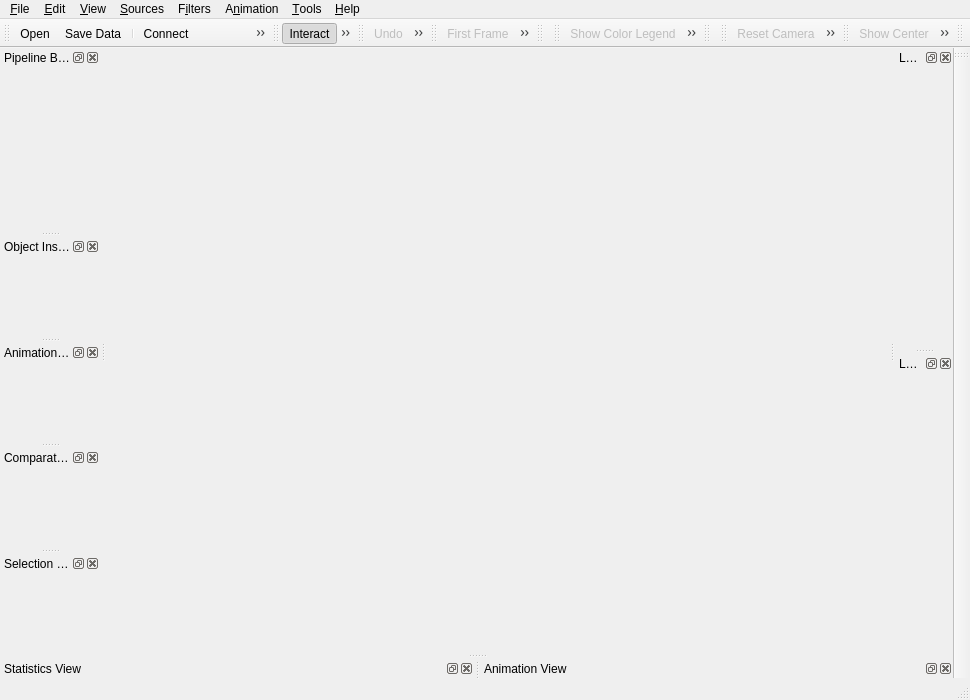
<ui version="4.0" >
 <class>pqClientMainWindow</class>
 <widget class="QMainWindow" name="pqClientMainWindow" >
  <property name="geometry" >
   <rect>
    <x>0</x>
    <y>0</y>
    <width>970</width>
    <height>700</height>
   </rect>
  </property>
  <property name="windowTitle" >
   <string>pqClientMainWindow</string>
  </property>
  <property name="windowIcon" >
   <iconset resource="../pqComponents.qrc" >:/pqWidgets/Icons/pqAppIcon64.png</iconset>
  </property>
  <property name="toolButtonStyle" >
   <enum>Qt::ToolButtonIconOnly</enum>
  </property>
  <widget class="QWidget" name="centralwidget" />
  <widget class="QMenuBar" name="menubar" >
   <property name="geometry" >
    <rect>
     <x>0</x>
     <y>0</y>
     <width>970</width>
     <height>19</height>
    </rect>
   </property>
   <widget class="QMenu" name="menuHelp" >
    <property name="title" >
     <string>&amp;Help</string>
    </property>
    <addaction name="actionHelpAbout" />
    <addaction name="actionHelpHelp" />
    <addaction name="separator" />
    <addaction name="actionHelpEnableTooltips" />
   </widget>
   <widget class="QMenu" name="menuFile" >
    <property name="title" >
     <string>&amp;File</string>
    </property>
    <widget class="QMenu" name="menuRecentFiles" >
     <property name="title" >
      <string>Recent Files</string>
     </property>
    </widget>
    <addaction name="actionFileOpen" />
    <addaction name="menuRecentFiles" />
    <addaction name="separator" />
    <addaction name="actionFileLoadServerState" />
    <addaction name="actionFileSaveServerState" />
    <addaction name="separator" />
    <addaction name="actionFileSaveData" />
    <addaction name="actionFileSaveScreenshot" />
    <addaction name="actionExport" />
    <addaction name="separator" />
    <addaction name="actionFileSaveAnimation" />
    <addaction name="actionFileSaveGeometry" />
    <addaction name="separator" />
    <addaction name="actionServerConnect" />
    <addaction name="actionServerDisconnect" />
    <addaction name="separator" />
    <addaction name="actionFileExit" />
   </widget>
   <widget class="QMenu" name="menuEdit" >
    <property name="title" >
     <string>&amp;Edit</string>
    </property>
    <addaction name="actionEditUndo" />
    <addaction name="actionEditRedo" />
    <addaction name="separator" />
    <addaction name="actionEditCameraUndo" />
    <addaction name="actionEditCameraRedo" />
    <addaction name="separator" />
    <addaction name="actionChangeInput" />
    <addaction name="actionDelete" />
    <addaction name="actionDelete_All" />
    <addaction name="separator" />
    <addaction name="actionMoveMode" />
    <addaction name="actionSelectionMode" />
    <addaction name="actionSelectSurfacePoints" />
    <addaction name="actionSelect_Frustum" />
    <addaction name="actionSelectFrustumPoints" />
    <addaction name="actionSelect_Block" />
    <addaction name="separator" />
    <addaction name="actionEditSettings" />
    <addaction name="actionEditViewSettings" />
   </widget>
   <widget class="QMenu" name="menuView" >
    <property name="title" >
     <string>&amp;View</string>
    </property>
    <widget class="QMenu" name="menuToolbars" >
     <property name="title" >
      <string>Toolbars</string>
     </property>
    </widget>
    <widget class="QMenu" name="menuCamera" >
     <property name="title" >
      <string>Camera</string>
     </property>
     <addaction name="actionResetCamera" />
     <addaction name="actionPositiveX" />
     <addaction name="actionNegativeX" />
     <addaction name="actionPositiveY" />
     <addaction name="actionNegativeY" />
     <addaction name="actionPositiveZ" />
     <addaction name="actionNegativeZ" />
    </widget>
    <addaction name="menuCamera" />
    <addaction name="separator" />
    <addaction name="actionShowCenterAxes" />
    <addaction name="actionResetCenter" />
    <addaction name="actionPickCenter" />
    <addaction name="actionScalarBarVisibility" />
    <addaction name="separator" />
    <addaction name="menuToolbars" />
    <addaction name="separator" />
   </widget>
   <widget class="QMenu" name="menuSources" >
    <property name="title" >
     <string>&amp;Sources</string>
    </property>
   </widget>
   <widget class="QMenu" name="menuFilters" >
    <property name="title" >
     <string>F&amp;ilters</string>
    </property>
   </widget>
   <widget class="QMenu" name="menuAnimation" >
    <property name="title" >
     <string>A&amp;nimation</string>
    </property>
    <addaction name="actionVCRFirstFrame" />
    <addaction name="actionVCRPreviousFrame" />
    <addaction name="actionVCRPlay" />
    <addaction name="actionVCRNextFrame" />
    <addaction name="actionVCRLastFrame" />
    <addaction name="actionVCRLoop" />
   </widget>
   <widget class="QMenu" name="menuTools" >
    <property name="title" >
     <string>&amp;Tools</string>
    </property>
    <addaction name="actionToolsCreateCustomFilter" />
    <addaction name="actionToolsManageCustomFilters" />
    <addaction name="actionToolsCreateLookmark" />
    <addaction name="actionToolsManageLinks" />
    <addaction name="actionToolsAddCameraLink" />
    <addaction name="actionManage_Plugins" />
    <addaction name="separator" />
    <addaction name="actionToolsDumpWidgetNames" />
    <addaction name="actionToolsRecordTest" />
    <addaction name="actionToolsRecordTestScreenshot" />
    <addaction name="actionToolsPlayTest" />
    <addaction name="actionTesting_Window_Size" />
    <addaction name="separator" />
    <addaction name="actionToolsTimerLog" />
    <addaction name="actionToolsOutputWindow" />
    <addaction name="separator" />
    <addaction name="actionToolsPythonShell" />
   </widget>
   <addaction name="menuFile" />
   <addaction name="menuEdit" />
   <addaction name="menuView" />
   <addaction name="menuSources" />
   <addaction name="menuFilters" />
   <addaction name="menuAnimation" />
   <addaction name="menuTools" />
   <addaction name="menuHelp" />
  </widget>
  <widget class="QStatusBar" name="statusbar" />
  <widget class="QDockWidget" name="pipelineBrowserDock" >
   <property name="allowedAreas" >
    <set>Qt::LeftDockWidgetArea|Qt::NoDockWidgetArea|Qt::RightDockWidgetArea</set>
   </property>
   <property name="windowTitle" >
    <string>Pipeline Browser</string>
   </property>
   <attribute name="dockWidgetArea" >
    <number>1</number>
   </attribute>
   <widget class="QWidget" name="dockWidgetContents_2" >
    <property name="minimumSize" >
     <size>
      <width>100</width>
      <height>16</height>
     </size>
    </property>
   </widget>
  </widget>
  <widget class="QDockWidget" name="objectInspectorDock" >
   <property name="allowedAreas" >
    <set>Qt::LeftDockWidgetArea|Qt::NoDockWidgetArea|Qt::RightDockWidgetArea</set>
   </property>
   <property name="windowTitle" >
    <string>Object Inspector</string>
   </property>
   <attribute name="dockWidgetArea" >
    <number>1</number>
   </attribute>
   <widget class="QWidget" name="dockWidgetContents_3" />
  </widget>
  <widget class="QDockWidget" name="statisticsViewDock" >
   <property name="allowedAreas" >
    <set>Qt::BottomDockWidgetArea|Qt::LeftDockWidgetArea|Qt::NoDockWidgetArea|Qt::RightDockWidgetArea</set>
   </property>
   <property name="windowTitle" >
    <string>Statistics View</string>
   </property>
   <attribute name="dockWidgetArea" >
    <number>8</number>
   </attribute>
   <widget class="QWidget" name="dockWidgetContents_4" />
  </widget>
  <widget class="QToolBar" name="mainToolBar" >
   <property name="windowTitle" >
    <string>Main Controls</string>
   </property>
   <property name="orientation" >
    <enum>Qt::Horizontal</enum>
   </property>
   <attribute name="toolBarArea" >
    <number>4</number>
   </attribute>
   <addaction name="actionFileOpen" />
   <addaction name="actionFileSaveData" />
   <addaction name="separator" />
   <addaction name="actionServerConnect" />
   <addaction name="actionServerDisconnect" />
   <addaction name="separator" />
   <addaction name="actionHelpHelp" />
  </widget>
  <widget class="QToolBar" name="selectionToolbar" >
   <property name="windowTitle" >
    <string>Selection Controls</string>
   </property>
   <property name="toolTip" >
    <string>Select Block</string>
   </property>
   <property name="orientation" >
    <enum>Qt::Horizontal</enum>
   </property>
   <attribute name="toolBarArea" >
    <number>4</number>
   </attribute>
   <addaction name="actionMoveMode" />
   <addaction name="actionSelectionMode" />
   <addaction name="actionSelectSurfacePoints" />
   <addaction name="actionSelect_Frustum" />
   <addaction name="actionSelectFrustumPoints" />
   <addaction name="actionSelect_Block" />
  </widget>
  <widget class="QToolBar" name="undoRedoToolbar" >
   <property name="windowTitle" >
    <string>Undo/Redo Controls</string>
   </property>
   <property name="orientation" >
    <enum>Qt::Horizontal</enum>
   </property>
   <attribute name="toolBarArea" >
    <number>4</number>
   </attribute>
   <addaction name="actionEditUndo" />
   <addaction name="actionEditRedo" />
  </widget>
  <widget class="QToolBar" name="VCRToolbar" >
   <property name="windowTitle" >
    <string>VCR Controls</string>
   </property>
   <property name="orientation" >
    <enum>Qt::Horizontal</enum>
   </property>
   <attribute name="toolBarArea" >
    <number>4</number>
   </attribute>
   <addaction name="actionVCRFirstFrame" />
   <addaction name="actionVCRPreviousFrame" />
   <addaction name="actionVCRPlay" />
   <addaction name="actionVCRNextFrame" />
   <addaction name="actionVCRLastFrame" />
   <addaction name="actionVCRLoop" />
  </widget>
  <widget class="QToolBar" name="currentTimeToolbar" >
   <property name="windowTitle" >
    <string>Current Time Controls</string>
   </property>
   <property name="orientation" >
    <enum>Qt::Horizontal</enum>
   </property>
   <attribute name="toolBarArea" >
    <number>4</number>
   </attribute>
  </widget>
  <widget class="QToolBar" name="variableToolbar" >
   <property name="windowTitle" >
    <string>Active Variable Controls</string>
   </property>
   <property name="orientation" >
    <enum>Qt::Horizontal</enum>
   </property>
   <attribute name="toolBarArea" >
    <number>4</number>
   </attribute>
   <addaction name="actionScalarBarVisibility" />
   <addaction name="actionEditColorMap" />
   <addaction name="actionResetRange" />
  </widget>
  <widget class="QToolBar" name="representationToolbar" >
   <property name="windowTitle" >
    <string>Representation</string>
   </property>
   <property name="orientation" >
    <enum>Qt::Horizontal</enum>
   </property>
   <attribute name="toolBarArea" >
    <number>4</number>
   </attribute>
  </widget>
  <widget class="QToolBar" name="lookmarkToolbar" >
   <property name="contextMenuPolicy" >
    <enum>Qt::CustomContextMenu</enum>
   </property>
   <property name="windowTitle" >
    <string>Lookmarks</string>
   </property>
   <property name="orientation" >
    <enum>Qt::Vertical</enum>
   </property>
   <property name="iconSize" >
    <size>
     <width>48</width>
     <height>48</height>
    </size>
   </property>
   <attribute name="toolBarArea" >
    <number>2</number>
   </attribute>
  </widget>
  <widget class="QToolBar" name="cameraToolbar" >
   <property name="windowTitle" >
    <string>Camera Controls</string>
   </property>
   <property name="orientation" >
    <enum>Qt::Horizontal</enum>
   </property>
   <attribute name="toolBarArea" >
    <number>4</number>
   </attribute>
   <addaction name="actionResetCamera" />
   <addaction name="actionPositiveX" />
   <addaction name="actionNegativeX" />
   <addaction name="actionPositiveY" />
   <addaction name="actionNegativeY" />
   <addaction name="actionPositiveZ" />
   <addaction name="actionNegativeZ" />
  </widget>
  <widget class="QToolBar" name="axesToolbar" >
   <property name="enabled" >
    <bool>true</bool>
   </property>
   <property name="windowTitle" >
    <string>Center Axes Controls</string>
   </property>
   <property name="orientation" >
    <enum>Qt::Horizontal</enum>
   </property>
   <attribute name="toolBarArea" >
    <number>4</number>
   </attribute>
   <addaction name="actionShowCenterAxes" />
   <addaction name="actionResetCenter" />
   <addaction name="actionPickCenter" />
  </widget>
  <widget class="QDockWidget" name="animationPanelDock" >
   <property name="windowTitle" >
    <string>Animation Inspector</string>
   </property>
   <attribute name="dockWidgetArea" >
    <number>1</number>
   </attribute>
   <widget class="QWidget" name="dockWidgetContents" />
  </widget>
  <widget class="QDockWidget" name="lookmarkBrowserDock" >
   <property name="sizePolicy" >
    <sizepolicy>
     <hsizetype>5</hsizetype>
     <vsizetype>5</vsizetype>
     <horstretch>0</horstretch>
     <verstretch>0</verstretch>
    </sizepolicy>
   </property>
   <property name="floating" >
    <bool>false</bool>
   </property>
   <property name="allowedAreas" >
    <set>Qt::RightDockWidgetArea</set>
   </property>
   <property name="windowTitle" >
    <string>Lookmark Browser</string>
   </property>
   <attribute name="dockWidgetArea" >
    <number>2</number>
   </attribute>
   <widget class="QWidget" name="dockWidgetContents_6" />
  </widget>
  <widget class="QDockWidget" name="lookmarkInspectorDock" >
   <property name="allowedAreas" >
    <set>Qt::RightDockWidgetArea</set>
   </property>
   <property name="windowTitle" >
    <string>Lookmark Inspector</string>
   </property>
   <attribute name="dockWidgetArea" >
    <number>2</number>
   </attribute>
   <widget class="QWidget" name="dockWidgetContents_7" />
  </widget>
  <widget class="QToolBar" name="commonFilters" >
   <property name="windowTitle" >
    <string>Common Filters</string>
   </property>
   <property name="orientation" >
    <enum>Qt::Horizontal</enum>
   </property>
   <attribute name="toolBarArea" >
    <number>4</number>
   </attribute>
  </widget>
  <widget class="QDockWidget" name="comparativePanelDock" >
   <property name="windowTitle" >
    <string>Comparative View Inspector</string>
   </property>
   <attribute name="dockWidgetArea" >
    <number>1</number>
   </attribute>
   <widget class="QWidget" name="dockWidgetContents_11" />
  </widget>
  <widget class="QDockWidget" name="animationViewDock" >
   <property name="windowTitle" >
    <string>Animation View</string>
   </property>
   <attribute name="dockWidgetArea" >
    <number>8</number>
   </attribute>
   <widget class="QWidget" name="dockWidgetContents_9" />
  </widget>
  <widget class="QDockWidget" name="selectionInspectorDock" >
   <property name="allowedAreas" >
    <set>Qt::AllDockWidgetAreas</set>
   </property>
   <property name="windowTitle" >
    <string>Selection Inspector</string>
   </property>
   <attribute name="dockWidgetArea" >
    <number>1</number>
   </attribute>
   <widget class="QWidget" name="dockWidgetContents_8" />
  </widget>
  <action name="actionFileOpen" >
   <property name="icon" >
    <iconset resource="../pqComponents.qrc" >:/pqWidgets/Icons/pqOpen24.png</iconset>
   </property>
   <property name="text" >
    <string>&amp;Open</string>
   </property>
   <property name="statusTip" >
    <string>Open</string>
   </property>
   <property name="shortcut" >
    <string>Ctrl+O</string>
   </property>
  </action>
  <action name="actionFileExit" >
   <property name="icon" >
    <iconset/>
   </property>
   <property name="text" >
    <string>E&amp;xit</string>
   </property>
   <property name="statusTip" >
    <string>Exit</string>
   </property>
   <property name="shortcut" >
    <string>Ctrl+Q</string>
   </property>
  </action>
  <action name="actionHelpAbout" >
   <property name="icon" >
    <iconset/>
   </property>
   <property name="text" >
    <string>About</string>
   </property>
   <property name="statusTip" >
    <string>About</string>
   </property>
  </action>
  <action name="actionHelpHelp" >
   <property name="icon" >
    <iconset resource="../pqComponents.qrc" >:/pqWidgets/Icons/pqHelp24.png</iconset>
   </property>
   <property name="text" >
    <string>Help</string>
   </property>
   <property name="shortcut" >
    <string>F1</string>
   </property>
  </action>
  <action name="actionScalarBarVisibility" >
   <property name="checkable" >
    <bool>true</bool>
   </property>
   <property name="enabled" >
    <bool>false</bool>
   </property>
   <property name="icon" >
    <iconset resource="../pqComponents.qrc" >:/pqWidgets/Icons/pqScalarBar24.png</iconset>
   </property>
   <property name="text" >
    <string>Show Color Legend</string>
   </property>
   <property name="toolTip" >
    <string>Toggle Color Legend Visibility</string>
   </property>
   <property name="statusTip" >
    <string>Toggle Color Legend Visibility</string>
   </property>
  </action>
  <action name="actionServerConnect" >
   <property name="icon" >
    <iconset resource="../pqComponents.qrc" >:/pqWidgets/Icons/pqConnect24.png</iconset>
   </property>
   <property name="text" >
    <string>&amp;Connect</string>
   </property>
   <property name="statusTip" >
    <string>Connect</string>
   </property>
  </action>
  <action name="actionServerDisconnect" >
   <property name="icon" >
    <iconset resource="../pqComponents.qrc" >:/pqWidgets/Icons/pqDisconnect24.png</iconset>
   </property>
   <property name="text" >
    <string>&amp;Disconnect</string>
   </property>
   <property name="statusTip" >
    <string>Disconnect</string>
   </property>
  </action>
  <action name="actionFileSaveScreenshot" >
   <property name="icon" >
    <iconset resource="../pqComponents.qrc" >:/pqWidgets/Icons/pqCaptureScreenshot24.png</iconset>
   </property>
   <property name="text" >
    <string>Save Screenshot</string>
   </property>
  </action>
  <action name="actionFileSaveAnimation" >
   <property name="icon" >
    <iconset resource="../pqComponents.qrc" >:/pqWidgets/Icons/pqSaveAnimation24.png</iconset>
   </property>
   <property name="text" >
    <string>Save &amp;Animation</string>
   </property>
  </action>
  <action name="actionVCRPreviousFrame" >
   <property name="enabled" >
    <bool>false</bool>
   </property>
   <property name="icon" >
    <iconset resource="../pqComponents.qrc" >:/pqWidgets/Icons/pqVcrBack24.png</iconset>
   </property>
   <property name="text" >
    <string>Pre&amp;vious Frame</string>
   </property>
  </action>
  <action name="actionVCRFirstFrame" >
   <property name="enabled" >
    <bool>false</bool>
   </property>
   <property name="icon" >
    <iconset resource="../pqComponents.qrc" >:/pqWidgets/Icons/pqVcrFirst24.png</iconset>
   </property>
   <property name="text" >
    <string>&amp;First Frame</string>
   </property>
  </action>
  <action name="actionVCRNextFrame" >
   <property name="enabled" >
    <bool>false</bool>
   </property>
   <property name="icon" >
    <iconset resource="../pqComponents.qrc" >:/pqWidgets/Icons/pqVcrForward24.png</iconset>
   </property>
   <property name="text" >
    <string>&amp;Next Frame</string>
   </property>
  </action>
  <action name="actionVCRLastFrame" >
   <property name="enabled" >
    <bool>false</bool>
   </property>
   <property name="icon" >
    <iconset resource="../pqComponents.qrc" >:/pqWidgets/Icons/pqVcrLast24.png</iconset>
   </property>
   <property name="text" >
    <string>&amp;Last Frame</string>
   </property>
  </action>
  <action name="actionFileSaveData" >
   <property name="icon" >
    <iconset resource="../pqComponents.qrc" >:/pqWidgets/Icons/pqSave24.png</iconset>
   </property>
   <property name="text" >
    <string>Save Data</string>
   </property>
   <property name="shortcut" >
    <string>Ctrl+S</string>
   </property>
  </action>
  <action name="actionFileLoadServerState" >
   <property name="text" >
    <string>&amp;Load State</string>
   </property>
  </action>
  <action name="actionFileSaveServerState" >
   <property name="text" >
    <string>&amp;Save State</string>
   </property>
  </action>
  <action name="actionHelpEnableTooltips" >
   <property name="checkable" >
    <bool>true</bool>
   </property>
   <property name="checked" >
    <bool>true</bool>
   </property>
   <property name="text" >
    <string>Enable Tooltips</string>
   </property>
  </action>
  <action name="actionMoveMode" >
   <property name="checkable" >
    <bool>true</bool>
   </property>
   <property name="checked" >
    <bool>true</bool>
   </property>
   <property name="enabled" >
    <bool>true</bool>
   </property>
   <property name="icon" >
    <iconset resource="../pqComponents.qrc" >:/pqWidgets/Icons/pqRotate24.png</iconset>
   </property>
   <property name="text" >
    <string>Interact</string>
   </property>
   <property name="iconText" >
    <string>Interact</string>
   </property>
   <property name="toolTip" >
    <string>Interact</string>
   </property>
   <property name="statusTip" >
    <string>Interact</string>
   </property>
   <property name="shortcut" >
    <string/>
   </property>
  </action>
  <action name="actionSelectionMode" >
   <property name="checkable" >
    <bool>true</bool>
   </property>
   <property name="enabled" >
    <bool>false</bool>
   </property>
   <property name="icon" >
    <iconset resource="../pqComponents.qrc" >:/pqWidgets/Icons/pqSurfaceSelectionCell24.png</iconset>
   </property>
   <property name="text" >
    <string>Select Cells On</string>
   </property>
   <property name="iconText" >
    <string>Select Cells On</string>
   </property>
   <property name="toolTip" >
    <string>Select Cells On</string>
   </property>
   <property name="statusTip" >
    <string>Select Cells On</string>
   </property>
   <property name="shortcut" >
    <string>S</string>
   </property>
  </action>
  <action name="actionSelect_Frustum" >
   <property name="checkable" >
    <bool>true</bool>
   </property>
   <property name="enabled" >
    <bool>false</bool>
   </property>
   <property name="icon" >
    <iconset resource="../pqComponents.qrc" >:/pqWidgets/Icons/pqFrustumSelectionCell24.png</iconset>
   </property>
   <property name="text" >
    <string>Select Cells Through</string>
   </property>
   <property name="iconText" >
    <string>Select Cells Through</string>
   </property>
   <property name="toolTip" >
    <string>Select Cells Through</string>
   </property>
   <property name="statusTip" >
    <string>Select Cells Through</string>
   </property>
  </action>
  <action name="actionSelectSurfacePoints" >
   <property name="checkable" >
    <bool>true</bool>
   </property>
   <property name="enabled" >
    <bool>false</bool>
   </property>
   <property name="icon" >
    <iconset resource="../pqComponents.qrc" >:/pqWidgets/Icons/pqSurfaceSelectionPoint24.png</iconset>
   </property>
   <property name="text" >
    <string>Select Points On</string>
   </property>
   <property name="iconText" >
    <string>Select Points On</string>
   </property>
   <property name="toolTip" >
    <string>Select Points On</string>
   </property>
   <property name="statusTip" >
    <string>Select Points On</string>
   </property>
  </action>
  <action name="actionSelectFrustumPoints" >
   <property name="checkable" >
    <bool>true</bool>
   </property>
   <property name="enabled" >
    <bool>false</bool>
   </property>
   <property name="icon" >
    <iconset resource="../pqComponents.qrc" >:/pqWidgets/Icons/pqFrustumSelectionPoint24.png</iconset>
   </property>
   <property name="text" >
    <string>Select Points Through</string>
   </property>
   <property name="iconText" >
    <string>Select Points Through</string>
   </property>
   <property name="toolTip" >
    <string>Select Points Through</string>
   </property>
   <property name="statusTip" >
    <string>Select Points Through</string>
   </property>
  </action>
  <action name="actionSelect_Thresholds" >
   <property name="checkable" >
    <bool>true</bool>
   </property>
   <property name="enabled" >
    <bool>false</bool>
   </property>
   <property name="icon" >
    <iconset resource="../pqComponents.qrc" >:/pqWidgets/Icons/pqThreshold24.png</iconset>
   </property>
   <property name="text" >
    <string>Select Thresholds</string>
   </property>
  </action>
  <action name="actionEditUndo" >
   <property name="checkable" >
    <bool>false</bool>
   </property>
   <property name="enabled" >
    <bool>false</bool>
   </property>
   <property name="icon" >
    <iconset resource="../pqComponents.qrc" >:/pqWidgets/Icons/pqUndo24.png</iconset>
   </property>
   <property name="text" >
    <string>&amp;Undo</string>
   </property>
   <property name="shortcut" >
    <string>Ctrl+Z</string>
   </property>
  </action>
  <action name="actionEditRedo" >
   <property name="enabled" >
    <bool>false</bool>
   </property>
   <property name="icon" >
    <iconset resource="../pqComponents.qrc" >:/pqWidgets/Icons/pqRedo24.png</iconset>
   </property>
   <property name="text" >
    <string>&amp;Redo</string>
   </property>
   <property name="shortcut" >
    <string>Ctrl+R</string>
   </property>
  </action>
  <action name="actionEditCameraUndo" >
   <property name="icon" >
    <iconset resource="../pqComponents.qrc" >:/pqWidgets/Icons/pqUndoCamera24.png</iconset>
   </property>
   <property name="text" >
    <string>Camera Undo</string>
   </property>
   <property name="shortcut" >
    <string>Ctrl+B</string>
   </property>
  </action>
  <action name="actionEditCameraRedo" >
   <property name="icon" >
    <iconset resource="../pqComponents.qrc" >:/pqWidgets/Icons/pqRedoCamera24.png</iconset>
   </property>
   <property name="text" >
    <string>Camera Redo</string>
   </property>
   <property name="shortcut" >
    <string>Ctrl+F</string>
   </property>
  </action>
  <action name="actionToolsDumpWidgetNames" >
   <property name="text" >
    <string>&amp;Dump Widget Names</string>
   </property>
  </action>
  <action name="actionToolsRecordTest" >
   <property name="text" >
    <string>&amp;Record Test</string>
   </property>
  </action>
  <action name="actionToolsRecordTestScreenshot" >
   <property name="text" >
    <string>Record &amp;Test Screenshot</string>
   </property>
  </action>
  <action name="actionToolsPythonShell" >
   <property name="text" >
    <string>Python &amp;Shell</string>
   </property>
  </action>
  <action name="actionToolsCreateCustomFilter" >
   <property name="text" >
    <string>&amp;Create Custom Filter...</string>
   </property>
  </action>
  <action name="actionToolsManageCustomFilters" >
   <property name="text" >
    <string>&amp;Manage Custom Filters...</string>
   </property>
  </action>
  <action name="actionVCRPlay" >
   <property name="enabled" >
    <bool>false</bool>
   </property>
   <property name="icon" >
    <iconset resource="../pqComponents.qrc" >:/pqWidgets/Icons/pqVcrPlay24.png</iconset>
   </property>
   <property name="text" >
    <string>&amp;Play</string>
   </property>
  </action>
  <action name="actionToolsPlayTest" >
   <property name="text" >
    <string>Play Test</string>
   </property>
  </action>
  <action name="actionEditSettings" >
   <property name="text" >
    <string>Settings...</string>
   </property>
   <property name="iconText" >
    <string>Settings</string>
   </property>
   <property name="toolTip" >
    <string>Settings</string>
   </property>
  </action>
  <action name="actionResetCamera" >
   <property name="enabled" >
    <bool>false</bool>
   </property>
   <property name="icon" >
    <iconset resource="../pqComponents.qrc" >:/pqWidgets/Icons/pqResetCamera24.png</iconset>
   </property>
   <property name="text" >
    <string>&amp;Reset</string>
   </property>
   <property name="iconText" >
    <string>Reset Camera</string>
   </property>
   <property name="statusTip" >
    <string>Reset Camera</string>
   </property>
  </action>
  <action name="actionPositiveX" >
   <property name="enabled" >
    <bool>false</bool>
   </property>
   <property name="icon" >
    <iconset resource="../pqComponents.qrc" >:/pqWidgets/Icons/pqXPlus24.png</iconset>
   </property>
   <property name="text" >
    <string>+X</string>
   </property>
   <property name="toolTip" >
    <string>Set view direction to +X</string>
   </property>
   <property name="statusTip" >
    <string>Set view direction to +X</string>
   </property>
   <property name="whatsThis" >
    <string>Set view direction to +X</string>
   </property>
  </action>
  <action name="actionNegativeX" >
   <property name="enabled" >
    <bool>false</bool>
   </property>
   <property name="icon" >
    <iconset resource="../pqComponents.qrc" >:/pqWidgets/Icons/pqXMinus24.png</iconset>
   </property>
   <property name="text" >
    <string>-X</string>
   </property>
   <property name="toolTip" >
    <string>Set view direction to -X</string>
   </property>
   <property name="statusTip" >
    <string>Set view direction to -X</string>
   </property>
   <property name="whatsThis" >
    <string>Set view direction to -X</string>
   </property>
  </action>
  <action name="actionPositiveY" >
   <property name="enabled" >
    <bool>false</bool>
   </property>
   <property name="icon" >
    <iconset resource="../pqComponents.qrc" >:/pqWidgets/Icons/pqYPlus24.png</iconset>
   </property>
   <property name="text" >
    <string>+Y</string>
   </property>
   <property name="toolTip" >
    <string>Set view direction to +Y</string>
   </property>
   <property name="statusTip" >
    <string>Set view direction to +Y</string>
   </property>
   <property name="whatsThis" >
    <string>Set view direction to +Y</string>
   </property>
  </action>
  <action name="actionNegativeY" >
   <property name="enabled" >
    <bool>false</bool>
   </property>
   <property name="icon" >
    <iconset resource="../pqComponents.qrc" >:/pqWidgets/Icons/pqYMinus24.png</iconset>
   </property>
   <property name="text" >
    <string>-Y</string>
   </property>
   <property name="toolTip" >
    <string>Set view direction to -Y</string>
   </property>
   <property name="statusTip" >
    <string>Set view direction to -Y</string>
   </property>
   <property name="whatsThis" >
    <string>Set view direction to -Y</string>
   </property>
  </action>
  <action name="actionPositiveZ" >
   <property name="enabled" >
    <bool>false</bool>
   </property>
   <property name="icon" >
    <iconset resource="../pqComponents.qrc" >:/pqWidgets/Icons/pqZPlus24.png</iconset>
   </property>
   <property name="text" >
    <string>+Z</string>
   </property>
   <property name="toolTip" >
    <string>Set view direction to +Z</string>
   </property>
   <property name="statusTip" >
    <string>Set view direction to +Z</string>
   </property>
   <property name="whatsThis" >
    <string>Set view direction to +Z</string>
   </property>
  </action>
  <action name="actionNegativeZ" >
   <property name="enabled" >
    <bool>false</bool>
   </property>
   <property name="icon" >
    <iconset resource="../pqComponents.qrc" >:/pqWidgets/Icons/pqZMinus24.png</iconset>
   </property>
   <property name="text" >
    <string>-Z</string>
   </property>
   <property name="toolTip" >
    <string>Set view direction to -Z</string>
   </property>
   <property name="statusTip" >
    <string>Set view direction to -Z</string>
   </property>
   <property name="whatsThis" >
    <string>Set view direction to -Z</string>
   </property>
  </action>
  <action name="actionHistogram" >
   <property name="text" >
    <string>&amp;Histogram</string>
   </property>
  </action>
  <action name="actionXY_Plot" >
   <property name="text" >
    <string>XY &amp;Plot</string>
   </property>
  </action>
  <action name="actionTesting_Window_Size" >
   <property name="checkable" >
    <bool>true</bool>
   </property>
   <property name="checked" >
    <bool>false</bool>
   </property>
   <property name="text" >
    <string>Max Window Size: 300x300</string>
   </property>
  </action>
  <action name="actionTable_View" >
   <property name="text" >
    <string>Table View</string>
   </property>
  </action>
  <action name="actionShowCenterAxes" >
   <property name="checkable" >
    <bool>true</bool>
   </property>
   <property name="enabled" >
    <bool>false</bool>
   </property>
   <property name="icon" >
    <iconset resource="../pqComponents.qrc" >:/pqWidgets/Icons/pqShowCenterAxes24.png</iconset>
   </property>
   <property name="text" >
    <string>Show Center</string>
   </property>
   <property name="statusTip" >
    <string>Show/Hide center of rotation</string>
   </property>
  </action>
  <action name="actionResetCenter" >
   <property name="enabled" >
    <bool>false</bool>
   </property>
   <property name="icon" >
    <iconset resource="../pqComponents.qrc" >:/pqWidgets/Icons/pqResetCenter24.png</iconset>
   </property>
   <property name="text" >
    <string>Reset Center</string>
   </property>
   <property name="statusTip" >
    <string>Reset center of rotation</string>
   </property>
  </action>
  <action name="actionAddSource" >
   <property name="enabled" >
    <bool>false</bool>
   </property>
   <property name="text" >
    <string>Add &amp;Source...</string>
   </property>
   <property name="iconText" >
    <string>Add Source...</string>
   </property>
   <property name="toolTip" >
    <string>Add a Source to the Pipeline</string>
   </property>
   <property name="statusTip" >
    <string>Add a Source to the Pipeline</string>
   </property>
  </action>
  <action name="actionAddFilter" >
   <property name="text" >
    <string>Add &amp;Filter...</string>
   </property>
   <property name="iconText" >
    <string>Add Filter...</string>
   </property>
   <property name="toolTip" >
    <string>Add a Filter to the Pipeline</string>
   </property>
   <property name="statusTip" >
    <string>Add a Filter to the Pipeline</string>
   </property>
  </action>
  <action name="actionChangeInput" >
   <property name="text" >
    <string>Change &amp;Input...</string>
   </property>
   <property name="iconText" >
    <string>Change Input...</string>
   </property>
   <property name="toolTip" >
    <string>Change a Filter's Input</string>
   </property>
   <property name="statusTip" >
    <string>Change a Filter's Input</string>
   </property>
  </action>
  <action name="actionDelete" >
   <property name="icon" >
    <iconset/>
   </property>
   <property name="text" >
    <string>&amp;Delete</string>
   </property>
   <property name="statusTip" >
    <string>Delete</string>
   </property>
  </action>
  <action name="actionDelete_All" >
   <property name="text" >
    <string>Delete All</string>
   </property>
  </action>
  <action name="actionToolsManageLinks" >
   <property name="text" >
    <string>Manage Links...</string>
   </property>
  </action>
  <action name="actionFileSaveGeometry" >
   <property name="text" >
    <string>Save &amp;Geometry</string>
   </property>
  </action>
  <action name="actionVCRLoop" >
   <property name="checkable" >
    <bool>true</bool>
   </property>
   <property name="enabled" >
    <bool>false</bool>
   </property>
   <property name="icon" >
    <iconset resource="../pqComponents.qrc" >:/pqWidgets/Icons/pqVcrLoop24.png</iconset>
   </property>
   <property name="text" >
    <string>L&amp;oop</string>
   </property>
   <property name="iconText" >
    <string>Loop</string>
   </property>
   <property name="toolTip" >
    <string>Loop</string>
   </property>
   <property name="statusTip" >
    <string>Loop</string>
   </property>
  </action>
  <action name="actionToolsOutputWindow" >
   <property name="text" >
    <string>&amp;Output Window</string>
   </property>
  </action>
  <action name="actionToolsTimerLog" >
   <property name="text" >
    <string>Timer &amp;Log</string>
   </property>
  </action>
  <action name="actionManage_Plugins" >
   <property name="text" >
    <string>Manage Plugins/Extensions...</string>
   </property>
  </action>
  <action name="actionToolsCreateLookmark" >
   <property name="text" >
    <string>Create Lookmark</string>
   </property>
  </action>
  <action name="actionToolsAddCameraLink" >
   <property name="text" >
    <string>Add Camera Link...</string>
   </property>
  </action>
  <action name="actionPickCenter" >
   <property name="checkable" >
    <bool>true</bool>
   </property>
   <property name="enabled" >
    <bool>false</bool>
   </property>
   <property name="icon" >
    <iconset resource="../pqComponents.qrc" >:/pqWidgets/Icons/pqPickCenter24.png</iconset>
   </property>
   <property name="text" >
    <string>Pick Center</string>
   </property>
   <property name="iconText" >
    <string>Pick Center</string>
   </property>
   <property name="toolTip" >
    <string>Pick Center</string>
   </property>
   <property name="statusTip" >
    <string>Mouse press to pick center of rotation</string>
   </property>
  </action>
  <action name="actionEnterCenter" >
   <property name="enabled" >
    <bool>false</bool>
   </property>
   <property name="icon" >
    <iconset resource="../pqComponents.qrc" >:/pqWidgets/Icons/pqEnterCenter24.png</iconset>
   </property>
   <property name="text" >
    <string>Enter Center</string>
   </property>
   <property name="iconText" >
    <string>Enter Center</string>
   </property>
   <property name="toolTip" >
    <string>Enter Center</string>
   </property>
   <property name="statusTip" >
    <string>Enter coordinates of center of rotation</string>
   </property>
  </action>
  <action name="actionEditViewSettings" >
   <property name="text" >
    <string>View Settings...</string>
   </property>
  </action>
  <action name="actionSelect_Block" >
   <property name="checkable" >
    <bool>true</bool>
   </property>
   <property name="enabled" >
    <bool>false</bool>
   </property>
   <property name="icon" >
    <iconset resource="../pqComponents.qrc" >:/pqWidgets/Icons/pqGroupExtract24.png</iconset>
   </property>
   <property name="text" >
    <string>Select Block</string>
   </property>
   <property name="shortcut" >
    <string>B</string>
   </property>
  </action>
  <action name="actionExport" >
   <property name="text" >
    <string>Export</string>
   </property>
  </action>
  <action name="actionEditColorMap" >
   <property name="enabled" >
    <bool>false</bool>
   </property>
   <property name="icon" >
    <iconset resource="../pqComponents.qrc" >:/pqWidgets/Icons/pqEditColor24.png</iconset>
   </property>
   <property name="text" >
    <string>Edit Color Map</string>
   </property>
   <property name="statusTip" >
    <string>Edit Color Map</string>
   </property>
  </action>
  <action name="actionResetRange" >
   <property name="enabled" >
    <bool>false</bool>
   </property>
   <property name="icon" >
    <iconset resource="../pqComponents.qrc" >:/pqWidgets/Icons/pqResetRange24.png</iconset>
   </property>
   <property name="text" >
    <string>Reset Range</string>
   </property>
   <property name="toolTip" >
    <string>Rescale to Data Range</string>
   </property>
   <property name="statusTip" >
    <string>Rescale to Data Range</string>
   </property>
  </action>
 </widget>
 <resources>
  <include location="../pqComponents.qrc" />
 </resources>
 <connections/>
</ui>
